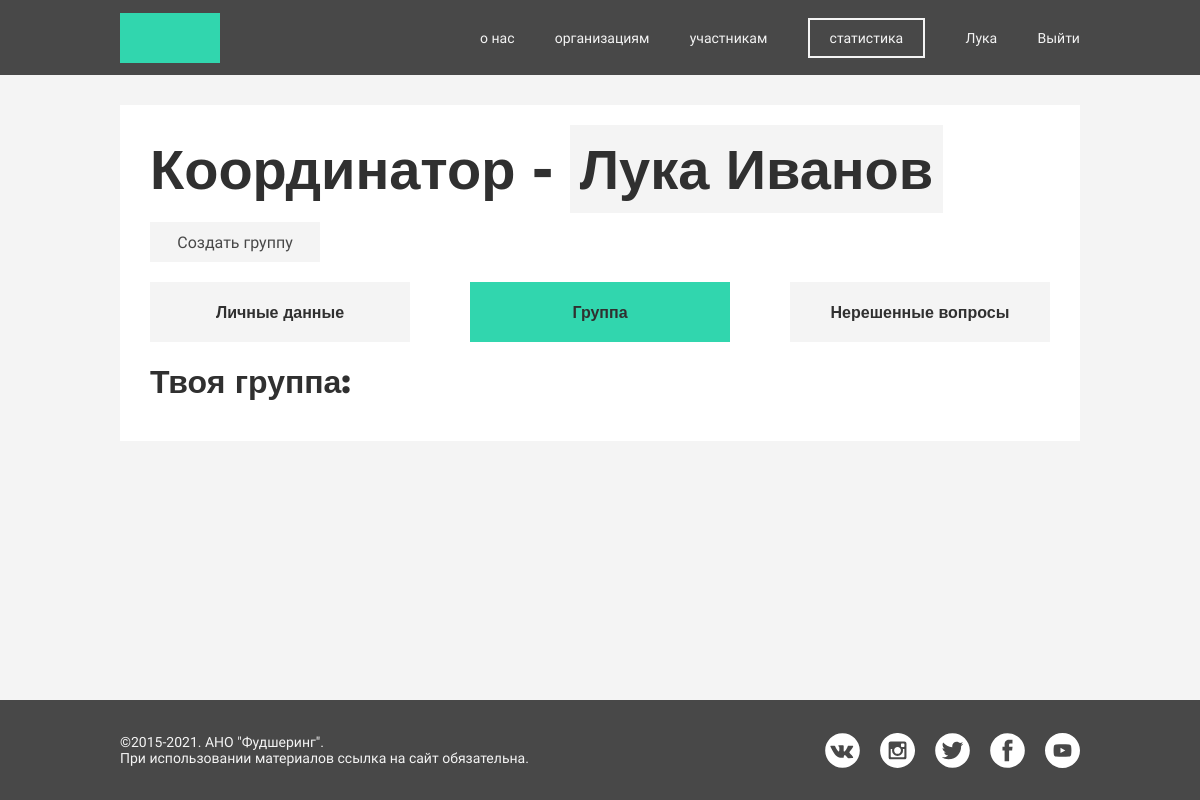
The app's page /cabinet/ (signed in), older data.
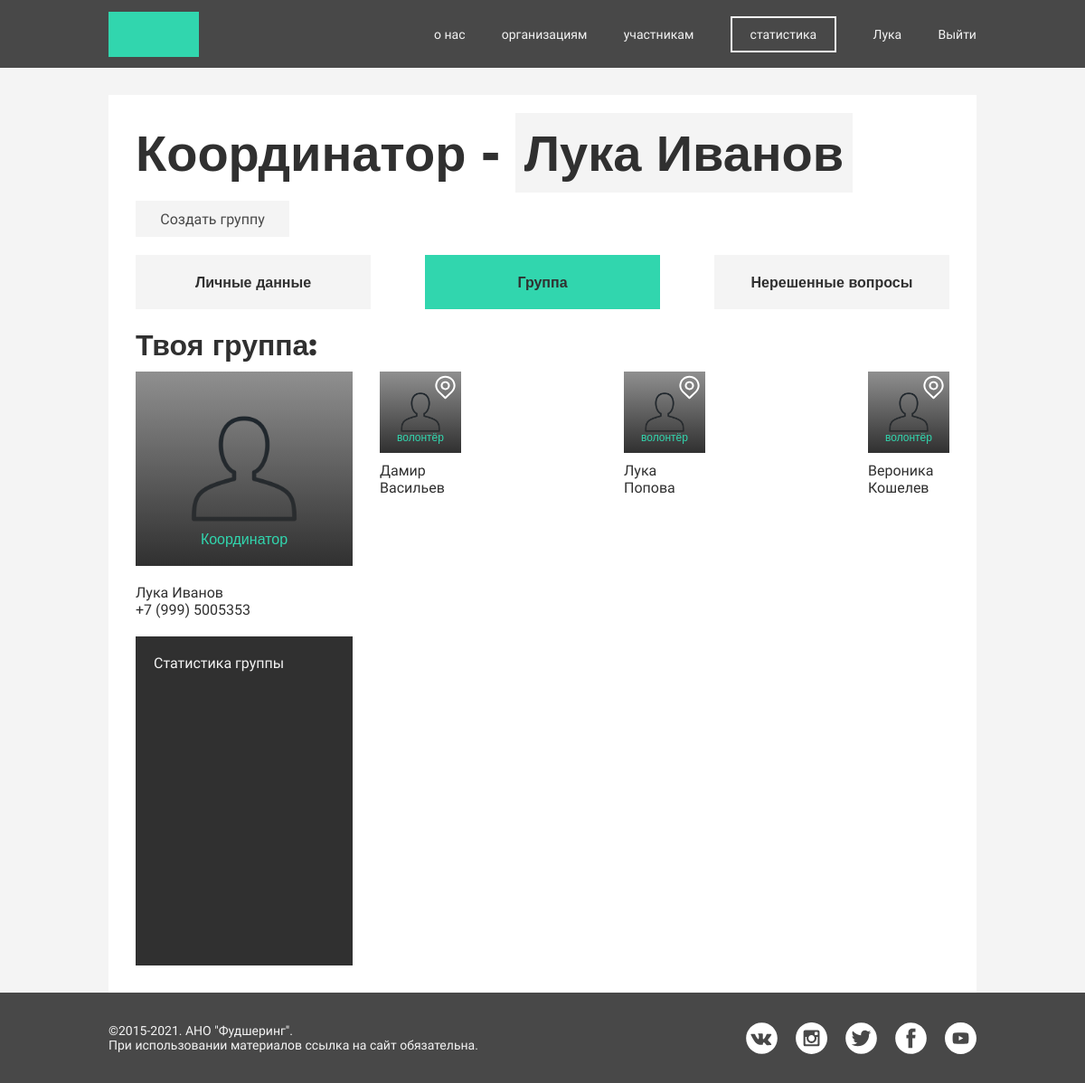
The same page, newer data.
### authapp/models.py (models this page shows, shortened)
class UserProfile(AbstractUser):
    email = models.EmailField(verbose_name='Почта')
    first_name = models.CharField(verbose_name='Имя', max_length=128)
    last_name = models.CharField(verbose_name='Фамилия', max_length=128)
    status = models.CharField(verbose_name='Статус', choices=Status.choices, default=Status.Volunteer, max_length=1)
    confirm = models.BooleanField(verbose_name='Подтверждён', default=False)
    address = models.CharField(verbose_name='Адрес', max_length=128)
    phone_number = models.CharField(max_length=12, verbose_name="Номер телефона")

### mainapp/models.py (models this page shows, shortened)
class Group(models.Model):
    name = models.CharField(verbose_name='название группы', max_length=128)
    users_volonter = models.ManyToManyField(UserProfile)
    user_coordintator = models.ForeignKey(UserProfile, on_delete=models.CASCADE, related_name='coordinator')

### mainapp/views.py (the view, shortened to what this page needs)
# urls.py: path('cabinet/', mainapp.cabinet, name='cabinet'),
def cabinet(request):
    if request.user.status == 'c':
        group = Group.objects.filter(user_coordintator=request.user)
        content = {
            'title': 'Личный кабинет | координатора',
            'group': group,
        }
        return render(request, 'mainapp/lk/coordinator.html', content)
    elif request.user.is_staff:
        content = {
            'title': 'Личный кабинет | Администратор',
        }
        return render(request, 'mainapp/lk/admin.html', content)
    else:
        content = {
            'title': 'Личный кабинет | Ошибка',
        }
        return render(request, 'mainapp/lk/error.html', content)

### mainapp/templates/mainapp/lk/coordinator.html (shortened to what this page needs)
{% extends 'mainapp/layouts/app.html' %}
{% load static %}
{% block content %}
    <div class="frame">
        <div class="content cabinet_frame">
            <div class="md-title h1">Координатор - <span class="marked-text">{{ request.user.first_name }}  {{ request.user.last_name }}</span></div>
            <br>
            <a href="{% url 'mainapp:create_group' %}" class="button">Создать группу</a>
        <div class="cabinet_menu">
            <div class="cabinet_menu-item h1"> Личные данные</div>
            <div class="cabinet_menu-item h1 active">Группа</div>
            <div class="cabinet_menu-item h1"> Нерешенные вопросы</div>
        </div>
        <div class="cabinet-group">
            <div class="cabinet-group_title sm-title h1">Твоя группа:</div>
            {% for item in group %}
            <div class="cabinet-group_content">
                <div class="cabinet-group_content-coord">
                    <div class="cabinet-group_content_coord-image" style="background:linear-gradient(180deg, rgba(48, 48, 48, 0.5) 0%, #303030 100%), url('{% static 'images/user.png'%}') center no-repeat; background-size: cover">
                        Координатор
                    </div>
                    <div class="cabinet-group_content_coord-info">
                        <div class="cabinet-group_content_coord-name">
                            {{ item.user_coordintator.first_name }} {{ item.user_coordintator.last_name }}
                        </div>
                        <div class="cabinet-group_content_coord-phone">+7 (999) 5005353</div>
                    </div>
                </div>
                <div class="cabinet-group_content-vol">
                    <div class="cabinet-group_voloneurs">
                        {% for volonters in item.users_volonter.all %}
                        <div class="cabinet-group_voloteur ">
                            <div class="cabinet-group_voloteur_image sm-text" style="background:linear-gradient(180deg, rgba(48, 48, 48, 0.5) 0%, #303030 100%), url('{% static 'images/user.png'%}') center no-repeat; background-size: cover">
                                <div class="icon locate-icon">
                                </div>
                                <span>волонтёр</span>
                            </div>
                            <div class="cabinet-group_voloteur_info">
                                {{ volonters.first_name }} {{ volonters.last_name }}
                            </div>
                        </div>
                        {% endfor %}
                    </div>
                </div>
            </div>
            <div class="cabinet-group_content">
                <div class="cabinet-group_coord_side">
                    <div class="cabinet-group_content_group-statistic">
                        <div class="cabinet-group_content_statistic-title">Статистика группы</div>
                        <div class="cabinet-group_content_statistic-info">
                            <div class="cabinet-group_content_statistic_row">
                            </div>
                            <div class="cabinet-group_content_statistic_row"></div>
                            <div class="cabinet-group_content_statistic_row"></div>
                        </div>
                    </div>
                </div>
            </div>
            {% endfor %}
        </div>
        </div>
    </div>
{% endblock %}

### mainapp/templates/mainapp/layouts/app.html (shortened to what this page needs)
{% load static %}
<!doctype html>
<html lang="ru">
<head>
    <link href="https://cdn.jsdelivr.net/npm/select2@4.1.0-rc.0/dist/css/select2.min.css" rel="stylesheet"/>
    <link rel="stylesheet" href="{% static 'css/main.css' %}">
</head>
<body>
<div class="menu">
    <div class="content  menu_content">
        <div class="menu_left">
            <a href="{% url 'mainapp:index' %}">
                <div class="menu_left_logo"></div>
            </a>
        </div>
        <div class="menu_right">
            <div class="menu_right_li"><a href="{% url 'mainapp:about' %}">о нас</a></div>
            <div class="menu_right_li"><a href="{% url 'mainapp:organizations' %}">организациям</a></div>
            <div class="menu_right_li"><a href="{% url 'mainapp:participants' %}">участникам</a></div>
            <div class="menu_right_li  statistic_button"><a href="#">статистика</a></div>
            {% if not user.is_authenticated %}
                <div class="menu_right_li"><a href="{% url 'authapp:register' %}">регистрация</a></div>
                <div class="menu_right_li"><a href="{% url 'authapp:login' %}">вход</a></div>
            {% else %}
                <div class="menu_right_li"><a href="{% url 'mainapp:cabinet' %}">{{ request.user.first_name }}</a></div>
                <div class="menu_right_li"><a href="{% url 'authapp:logout' %}">Выйти</a></div>
            {% endif %}
        </div>
    </div>
</div>
{% block content %}
{% endblock %}
<div class="footer">
    <div class="content footer_content">
        <div class="footer_item footer_left">
            <span>©2015-2021. АНО "Фудшеринг".</span>
            <span>При использовании материалов ссылка на сайт обязательна.</span>
        </div>
        <div class="footer_item footer_right">
            <a href="#">
                <div class="social_logo"
                     style="background: url('{% static 'icons/footer/vk.svg' %}') center no-repeat; background-size: cover"></div>
            </a>
            <a href="#">
                <div class="social_logo"
                     style="background: url('{% static 'icons/footer/inst.svg' %}') center no-repeat; background-size: cover"></div>
            </a>
            <a href="#">
                <div class="social_logo"
                     style="background: url('{% static 'icons/footer/tt.svg' %}') center no-repeat; background-size: cover"></div>
            </a>
            <a href="#">
                <div class="social_logo"
                     style="background: url('{% static 'icons/footer/fb.svg' %}') center no-repeat; background-size: cover"></div>
            </a>
            <a href="#">
                <div class="social_logo"
                     style="background: url('{% static 'icons/footer/yt.svg' %}') center no-repeat; background-size: cover"></div>
            </a>
        </div>
    </div>
</div>
</body>
</html>

### static/css/main.css (style rules this page uses)
body { margin: 0; background: #F4F4F4; color: #303030; font-family: "Raleway", sans-serif; }
div, input { box-sizing: border-box; }
a { text-decoration: none; }
.h1 { font-family: "Montserrat", sans-serif; font-weight: 800; }
.marked-text { padding: 10px; background: #F4F4F4; }
.md-title { font-size: 56px; }
.sm-title { font-size: 32px; }
.sm-text { font-size: 12px; }
.button { width: 170px; height: 40px; display: flex; justify-content: center; align-items: center; background: #F4F4F4; cursor: pointer; transition: 200ms; text-decoration: none; color: #484848; }
.menu { width: 100%; background: #484848; height: 75px; display: flex; justify-content: center; align-items: center; margin-bottom: 30px; }
.menu_content, .footer_content { display: flex; justify-content: space-between; align-items: center; }
.menu_left_logo { height: 50px; width: 100px; background: #31D6AE; }
.menu_right { width: 600px; font-size: 14px; display: flex; justify-content: space-between; align-items: center; color: #F4F4F4; }
.menu_right_li a { text-decoration: none; color: #F4F4F4; }
.statistic_button { box-sizing: content-box; border: 2px solid #F4F4F4; padding: 10px 20px; }
.footer { position: fixed; bottom: 0; height: 100px; width: 100%; background: #484848; color: #F4F4F4; display: flex; align-items: center; justify-content: center; font-size: 14px; z-index: 10; }
.footer_item { display: flex; }
.footer_left { flex-direction: column; }
.social_logo { margin-left: 20px; width: 35px; height: 35px; transition: 100ms ease-out; }
.frame { width: 100%; display: flex; justify-content: center; }
.content { width: 960px; }
.cabinet_frame { background: #ffffff; padding: 30px; margin-bottom: 80px; }
.cabinet_menu { width: 100%; margin: 20px 0; display: flex; justify-content: space-between; align-items: center; }
.cabinet_menu-item { width: 260px; height: 60px; display: flex; justify-content: center; align-items: center; background: #F4F4F4; cursor: pointer; }
.cabinet_menu-item.active { background: #31D6AE; }
.cabinet-group_title { margin-bottom: 10px; }
.cabinet-group_content { display: flex; justify-content: space-between; margin-bottom: 20px; }
.cabinet-group_content_coord-image, .cabinet-group_voloteur_image { display: flex; justify-content: center; align-items: flex-end; font-family: "Montserrat", sans-serif; color: #31D6AE; }
.cabinet-group_content_coord-image { height: 215px; width: 240px; background: #303030; margin-bottom: 20px; padding: 20px; }
.cabinet-group_content-vol { width: 630px; display: flex; flex-direction: column; justify-content: space-between; }
.cabinet-group_voloneurs { display: flex; justify-content: space-between; }
.cabinet-group_voloteur { width: 90px; }
.cabinet-group_voloteur_image { position: relative; height: 90px; padding: 10px; background: #303030; margin-bottom: 10px; }
.cabinet-group_voloteur_image .icon { position: absolute; }
.cabinet-group_voloteur_image .locate-icon { top:0; right: 0; }
.cabinet-group_content_statistic_row { height: 85px; display: flex; flex-direction: column; justify-content: space-between; margin-bottom: 10px; }
.cabinet-group_content_statistic-title { margin-bottom: 20px; }
.cabinet-group_content_group-statistic { width: 240px; padding: 20px; background: #303030; color: #F4F4F4; display: flex; flex-direction: column; justify-content: center; }

Row changes from the older to the newer data that the page shows:
added Group: user_coordintator.first_name "Лука", user_coordintator.last_name "Иванов"
now on this page (row unchanged): UserProfile: first_name "Дамир", last_name "Васильев"
now on this page (row edited): UserProfile: first_name "Лука", last_name "Попова"
now on this page (row unchanged): UserProfile: first_name "Вероника", last_name "Кошелев"
